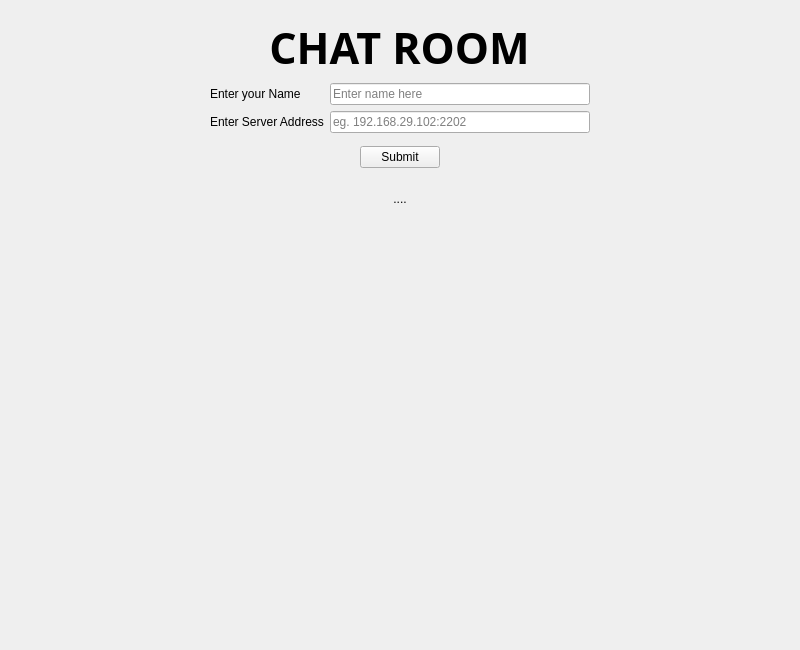
<?xml version="1.0" encoding="UTF-8"?>
<ui version="4.0">
 <class>MainWindow</class>
 <widget class="QMainWindow" name="MainWindow">
  <property name="enabled">
   <bool>true</bool>
  </property>
  <property name="geometry">
   <rect>
    <x>0</x>
    <y>0</y>
    <width>800</width>
    <height>650</height>
   </rect>
  </property>
  <property name="sizePolicy">
   <sizepolicy hsizetype="Expanding" vsizetype="Expanding">
    <horstretch>0</horstretch>
    <verstretch>0</verstretch>
   </sizepolicy>
  </property>
  <property name="minimumSize">
   <size>
    <width>0</width>
    <height>0</height>
   </size>
  </property>
  <property name="windowTitle">
   <string>Chat Room</string>
  </property>
  <property name="windowIcon">
   <iconset theme="utilities-terminal">
    <normaloff>../../.designer/backup</normaloff>../../.designer/backup</iconset>
  </property>
  <widget class="QWidget" name="centralwidget">
   <layout class="QGridLayout" name="gridLayout">
    <item row="0" column="0">
     <widget class="QStackedWidget" name="stackedWidget">
      <property name="currentIndex">
       <number>0</number>
      </property>
      <widget class="QWidget" name="page_1">
       <layout class="QGridLayout" name="gridLayout_6">
        <item row="0" column="0">
         <layout class="QVBoxLayout" name="verticalLayout_2">
          <item>
           <layout class="QGridLayout" name="gridLayout_3">
            <item row="0" column="0">
             <widget class="QLabel" name="chatroom_label">
              <property name="sizePolicy">
               <sizepolicy hsizetype="Maximum" vsizetype="Maximum">
                <horstretch>0</horstretch>
                <verstretch>0</verstretch>
               </sizepolicy>
              </property>
              <property name="font">
               <font>
                <family>Kinnari</family>
                <pointsize>32</pointsize>
                <bold>true</bold>
               </font>
              </property>
              <property name="text">
               <string>CHAT ROOM</string>
              </property>
              <property name="alignment">
               <set>Qt::AlignCenter</set>
              </property>
             </widget>
            </item>
           </layout>
          </item>
          <item>
           <layout class="QGridLayout" name="gridLayout_2">
            <property name="leftMargin">
             <number>5</number>
            </property>
            <property name="rightMargin">
             <number>5</number>
            </property>
            <item row="0" column="1">
             <layout class="QGridLayout" name="gridLayout_5">
              <item row="0" column="0">
               <layout class="QGridLayout" name="gridLayout_7">
                <item row="0" column="1">
                 <widget class="QLineEdit" name="name_edit">
                  <property name="sizePolicy">
                   <sizepolicy hsizetype="Expanding" vsizetype="Fixed">
                    <horstretch>0</horstretch>
                    <verstretch>0</verstretch>
                   </sizepolicy>
                  </property>
                  <property name="minimumSize">
                   <size>
                    <width>260</width>
                    <height>0</height>
                   </size>
                  </property>
                  <property name="maximumSize">
                   <size>
                    <width>260</width>
                    <height>16777215</height>
                   </size>
                  </property>
                  <property name="inputMask">
                   <string notr="true" extracomment="Enter Your Name"/>
                  </property>
                  <property name="text">
                   <string/>
                  </property>
                  <property name="placeholderText">
                   <string>Enter name here</string>
                  </property>
                 </widget>
                </item>
                <item row="0" column="0">
                 <widget class="QLabel" name="name_label">
                  <property name="text">
                   <string>Enter your Name</string>
                  </property>
                 </widget>
                </item>
                <item row="1" column="1">
                 <widget class="QLineEdit" name="serveraddr_edit">
                  <property name="sizePolicy">
                   <sizepolicy hsizetype="Expanding" vsizetype="Fixed">
                    <horstretch>0</horstretch>
                    <verstretch>0</verstretch>
                   </sizepolicy>
                  </property>
                  <property name="minimumSize">
                   <size>
                    <width>260</width>
                    <height>0</height>
                   </size>
                  </property>
                  <property name="maximumSize">
                   <size>
                    <width>260</width>
                    <height>16777215</height>
                   </size>
                  </property>
                  <property name="placeholderText">
                   <string>eg. 192.168.29.102:2202</string>
                  </property>
                 </widget>
                </item>
                <item row="1" column="0">
                 <widget class="QLabel" name="serveraddr_label">
                  <property name="text">
                   <string>Enter Server Address</string>
                  </property>
                 </widget>
                </item>
               </layout>
              </item>
             </layout>
            </item>
            <item row="0" column="0">
             <spacer name="horizontalSpacer_3">
              <property name="orientation">
               <enum>Qt::Horizontal</enum>
              </property>
              <property name="sizeType">
               <enum>QSizePolicy::Expanding</enum>
              </property>
              <property name="sizeHint" stdset="0">
               <size>
                <width>30</width>
                <height>20</height>
               </size>
              </property>
             </spacer>
            </item>
            <item row="0" column="2">
             <spacer name="horizontalSpacer_4">
              <property name="orientation">
               <enum>Qt::Horizontal</enum>
              </property>
              <property name="sizeType">
               <enum>QSizePolicy::Expanding</enum>
              </property>
              <property name="sizeHint" stdset="0">
               <size>
                <width>30</width>
                <height>20</height>
               </size>
              </property>
             </spacer>
            </item>
           </layout>
          </item>
          <item>
           <layout class="QVBoxLayout" name="verticalLayout">
            <item>
             <layout class="QGridLayout" name="gridLayout_4">
              <property name="topMargin">
               <number>7</number>
              </property>
              <property name="bottomMargin">
               <number>60</number>
              </property>
              <item row="0" column="0">
               <widget class="QPushButton" name="submit_button">
                <property name="sizePolicy">
                 <sizepolicy hsizetype="Maximum" vsizetype="Fixed">
                  <horstretch>0</horstretch>
                  <verstretch>0</verstretch>
                 </sizepolicy>
                </property>
                <property name="text">
                 <string>Submit</string>
                </property>
               </widget>
              </item>
              <item row="1" column="0">
               <widget class="QLabel" name="result_edit">
                <property name="sizePolicy">
                 <sizepolicy hsizetype="Preferred" vsizetype="Preferred">
                  <horstretch>0</horstretch>
                  <verstretch>0</verstretch>
                 </sizepolicy>
                </property>
                <property name="minimumSize">
                 <size>
                  <width>0</width>
                  <height>50</height>
                 </size>
                </property>
                <property name="text">
                 <string>....</string>
                </property>
                <property name="scaledContents">
                 <bool>false</bool>
                </property>
                <property name="alignment">
                 <set>Qt::AlignCenter</set>
                </property>
               </widget>
              </item>
             </layout>
            </item>
            <item>
             <spacer name="verticalSpacer">
              <property name="orientation">
               <enum>Qt::Vertical</enum>
              </property>
              <property name="sizeHint" stdset="0">
               <size>
                <width>20</width>
                <height>40</height>
               </size>
              </property>
             </spacer>
            </item>
           </layout>
          </item>
         </layout>
        </item>
       </layout>
      </widget>
      <widget class="QWidget" name="page_2">
       <layout class="QGridLayout" name="gridLayout_9">
        <item row="0" column="0">
         <layout class="QGridLayout" name="gridLayout_8">
          <item row="0" column="1" colspan="2">
           <widget class="QLabel" name="username_label">
            <property name="font">
             <font>
              <pointsize>12</pointsize>
              <bold>true</bold>
             </font>
            </property>
            <property name="frameShape">
             <enum>QFrame::Box</enum>
            </property>
            <property name="frameShadow">
             <enum>QFrame::Raised</enum>
            </property>
            <property name="text">
             <string>Name</string>
            </property>
            <property name="alignment">
             <set>Qt::AlignCenter</set>
            </property>
           </widget>
          </item>
          <item row="0" column="0">
           <widget class="QPushButton" name="back_button">
            <property name="maximumSize">
             <size>
              <width>25</width>
              <height>16777215</height>
             </size>
            </property>
            <property name="font">
             <font>
              <family>codicon</family>
             </font>
            </property>
            <property name="icon">
             <iconset theme="go-previous">
              <normaloff>.</normaloff>.</iconset>
            </property>
           </widget>
          </item>
          <item row="2" column="0" colspan="2">
           <widget class="QLineEdit" name="typemessage_edit">
            <property name="placeholderText">
             <string>Type Message Here</string>
            </property>
           </widget>
          </item>
          <item row="2" column="2">
           <widget class="QPushButton" name="send_button">
            <property name="maximumSize">
             <size>
              <width>75</width>
              <height>16777215</height>
             </size>
            </property>
            <property name="text">
             <string>Send</string>
            </property>
           </widget>
          </item>
          <item row="1" column="0" colspan="3">
           <widget class="QScrollArea" name="scrollArea">
            <property name="sizePolicy">
             <sizepolicy hsizetype="Minimum" vsizetype="Minimum">
              <horstretch>0</horstretch>
              <verstretch>0</verstretch>
             </sizepolicy>
            </property>
            <property name="frameShape">
             <enum>QFrame::Box</enum>
            </property>
            <property name="verticalScrollBarPolicy">
             <enum>Qt::ScrollBarAlwaysOn</enum>
            </property>
            <property name="horizontalScrollBarPolicy">
             <enum>Qt::ScrollBarAsNeeded</enum>
            </property>
            <property name="widgetResizable">
             <bool>true</bool>
            </property>
            <property name="alignment">
             <set>Qt::AlignLeading|Qt::AlignLeft|Qt::AlignVCenter</set>
            </property>
            <widget class="QWidget" name="scrollAreaWidgetContents">
             <property name="geometry">
              <rect>
               <x>0</x>
               <y>0</y>
               <width>741</width>
               <height>539</height>
              </rect>
             </property>
             <layout class="QGridLayout" name="gridLayout_10">
              <item row="0" column="0">
               <spacer name="verticalSpacer_2">
                <property name="orientation">
                 <enum>Qt::Vertical</enum>
                </property>
                <property name="sizeHint" stdset="0">
                 <size>
                  <width>20</width>
                  <height>40</height>
                 </size>
                </property>
               </spacer>
              </item>
             </layout>
            </widget>
           </widget>
          </item>
         </layout>
        </item>
       </layout>
      </widget>
     </widget>
    </item>
   </layout>
  </widget>
  <action name="actionMenu_Label">
   <property name="text">
    <string>Menu Label</string>
   </property>
  </action>
  <action name="actionMenu_Label_2">
   <property name="text">
    <string>Menu Label</string>
   </property>
  </action>
 </widget>
 <resources/>
 <connections/>
</ui>
